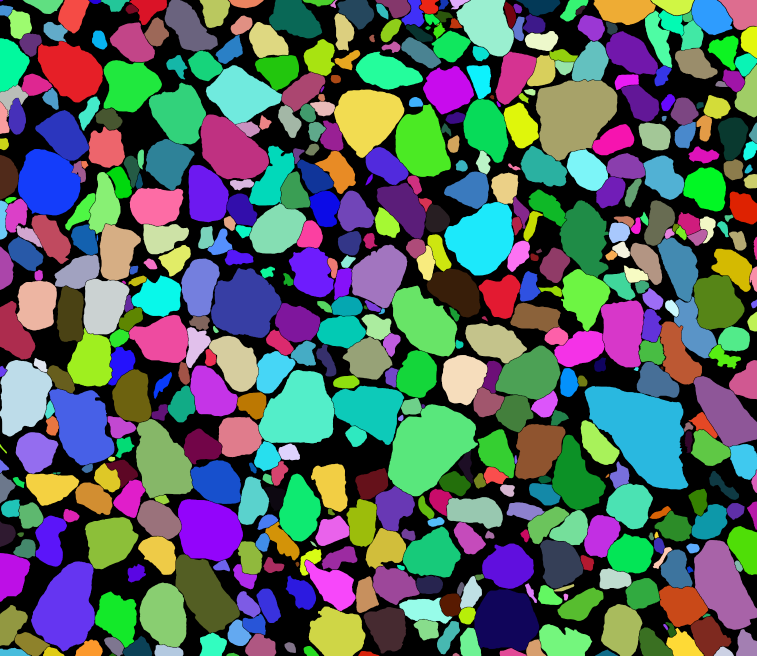
#> input picture resources/images/goal.tif, 1513 x 1311 px (shown at 1/2 size)
$ python -i segmentation.py   (imports and definitions only)
#> lines starting #> are read from the running program, lines starting #| are printed output that depends on the picture; after the words box and inside, x2 and y2 are one past the last pixel; in counts of white or black regions, pixels touching at a corner belong together
from skimage import data, io, segmentation, color
import numpy as np
import skimage.graph as graph
import matplotlib.pyplot as plt
from skimage import morphology
from skimage import filters
import cv2
import logging

def segment(image, n_segments=800, compactness=0.1, min_lum=0.2, min_size=500, quality=0.5):
#> called with n_segments = 800, compactness = 0.1, min_lum = 0.2, min_size = 500, quality = 0.5
    image = color.rgb2gray(image)
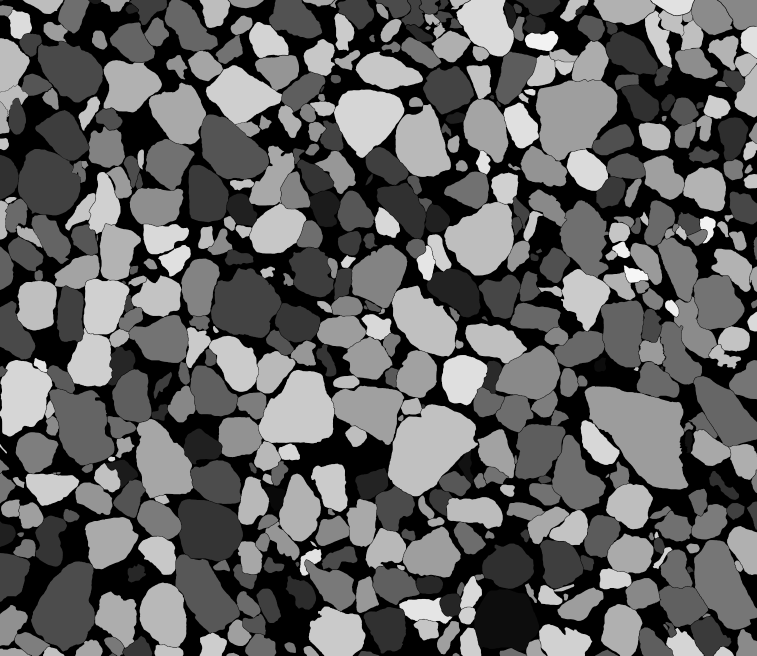
#> image: shape (1311, 1513) float64 (shown at 1/2 size); min 0, max 0.965, mean 0.386
    # scale image to quality
    width, height = image.shape[1], image.shape[0]
#> width = 1513; height = 1311
    dsize = (int(width * quality), int(height * quality))
#> dsize = (756, 655)
    image = cv2.resize(image, dsize=dsize, interpolation=cv2.INTER_CUBIC)
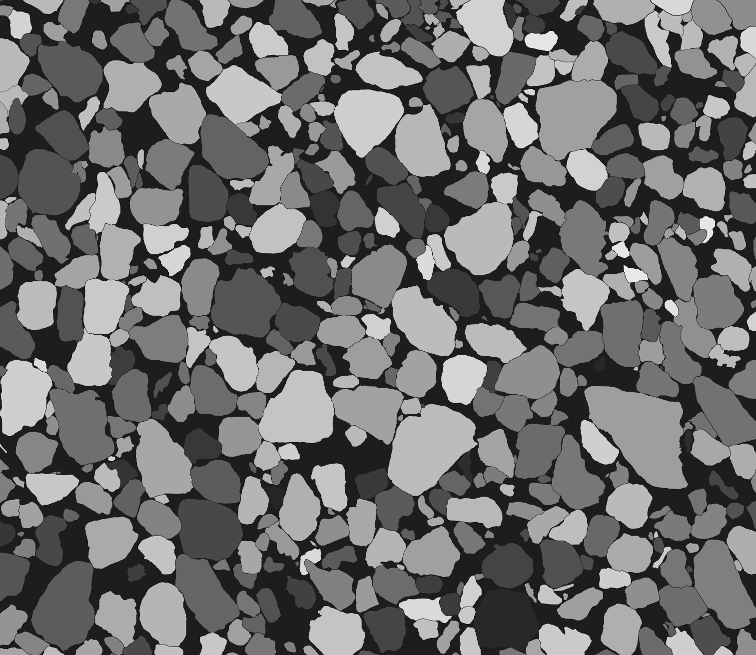
#> image: shape (655, 756) float64; min -0.14, max 1.07, mean 0.386; drawn with min black and max white

    # Compute a mask
    mask = image > min_lum
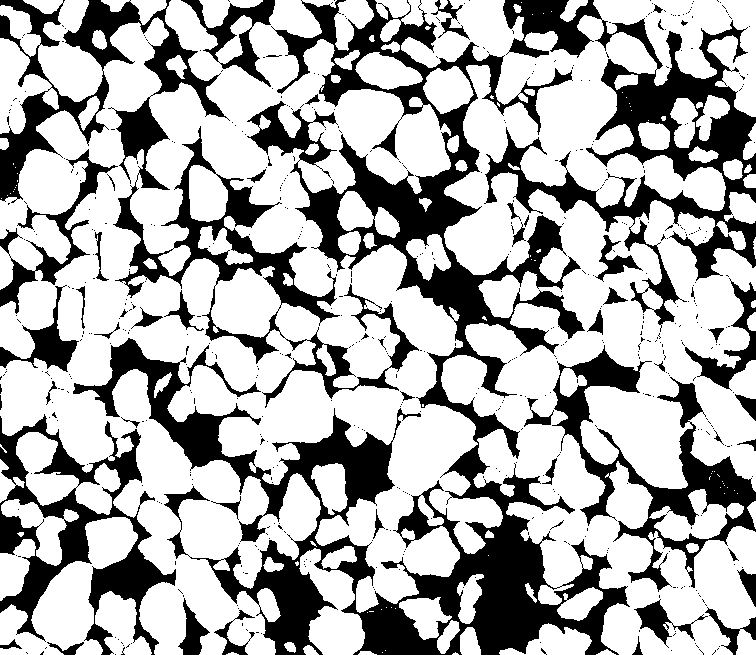
#> mask: shape (655, 756) bool; 68.4% white; 567 black regions (513 under 20 px), largest, box (x1, y1, x2, y2) and area: (73, 0, 630, 655) 69775, (0, 0, 419, 408) 23688, (484, 0, 756, 332) 21849
    mask = morphology.remove_small_objects(mask, min_size=min_size)
#> mask: shape (655, 756) bool; 65.5% white; 562 black regions (508 under 20 px), largest, box (x1, y1, x2, y2) and area: (73, 0, 630, 655) 76529, (0, 0, 419, 408) 26441, (484, 0, 756, 332) 24390

    if mask.sum() == 0:
        logging.warning("No mask found, returning empty segments")
        return np.zeros((width, height), dtype=int), []

    # Perform SLIC segmentation
    segments = segmentation.slic(image, n_segments=n_segments, compactness=compactness, mask=mask, channel_axis=None)
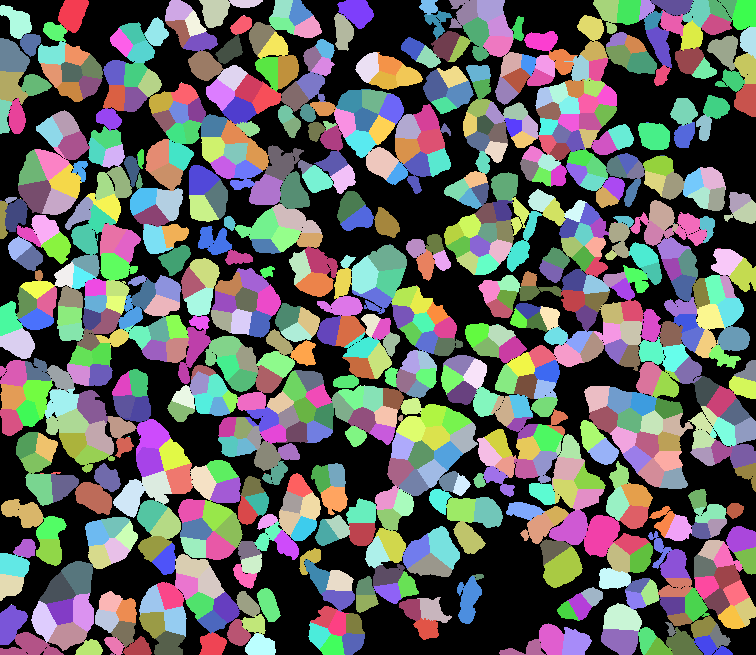
#> segments: shape (655, 756) int64; 755 distinct labels, from 0 to 754; one colour per label, 0 black

    edges = filters.sobel(image)
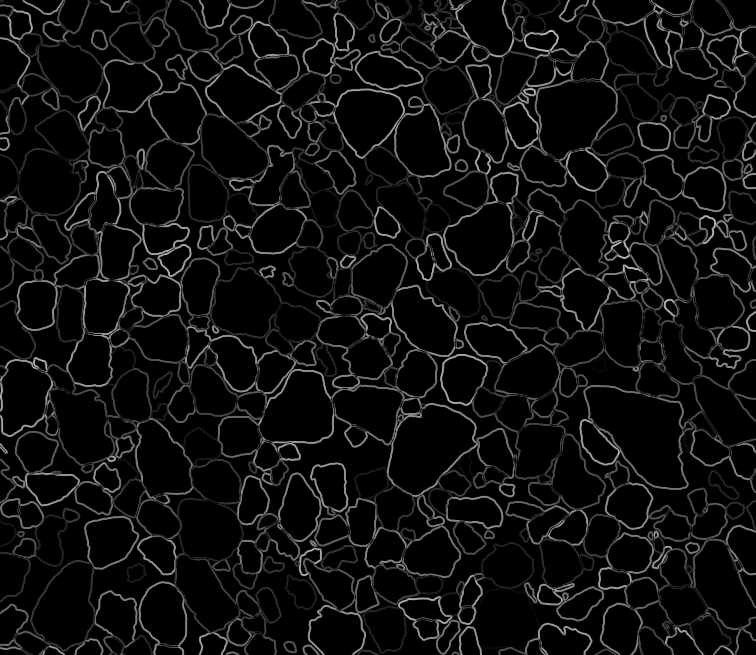
#> edges: shape (655, 756) float64; min 0, max 0.78, mean 0.0582
    edges_rgb = color.gray2rgb(edges)

    g = graph.rag_boundary(segments, edges)
    lc = graph.show_rag(segments, g, edges_rgb, img_cmap=None, edge_cmap='viridis', edge_width=1.2)

    segments = cv2.resize(segments, dsize=(width, height), interpolation=cv2.INTER_NEAREST)
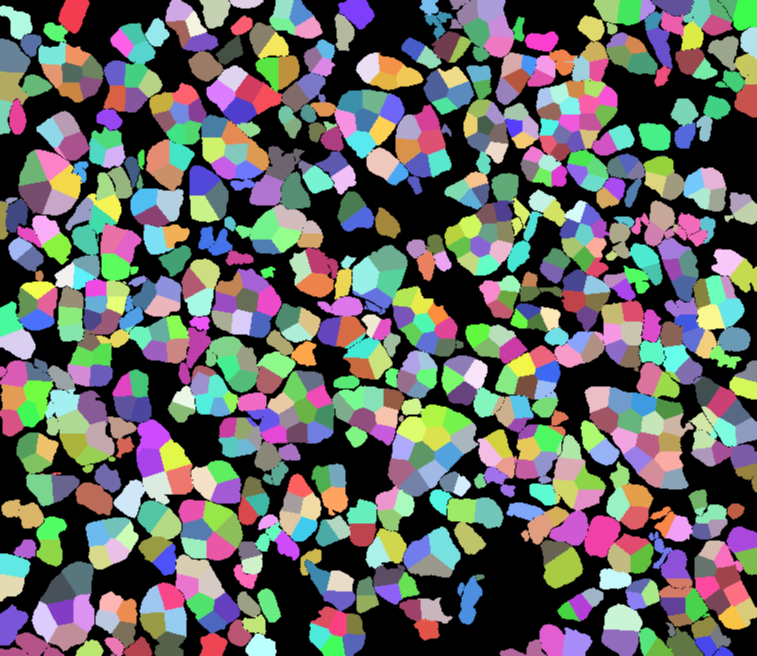
#> segments: shape (1311, 1513) int32 (shown at 1/2 size); 755 distinct labels, from 0 to 754; one colour per label, 0 black

    return segments, lc

>>> import cv2
>>> picture = cv2.cvtColor(cv2.imread('../../resources/images/goal.tif'), cv2.COLOR_BGR2RGB)
>>> result = segment(picture)
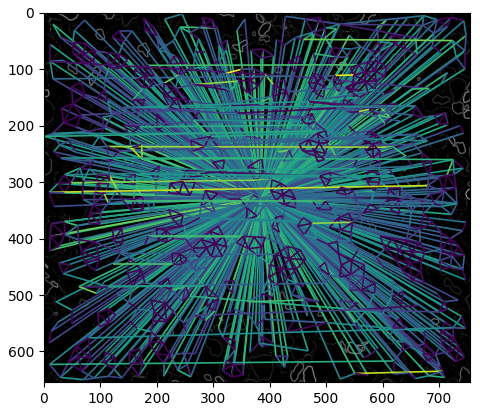
#> figure drawn by matplotlib, 1 panel
